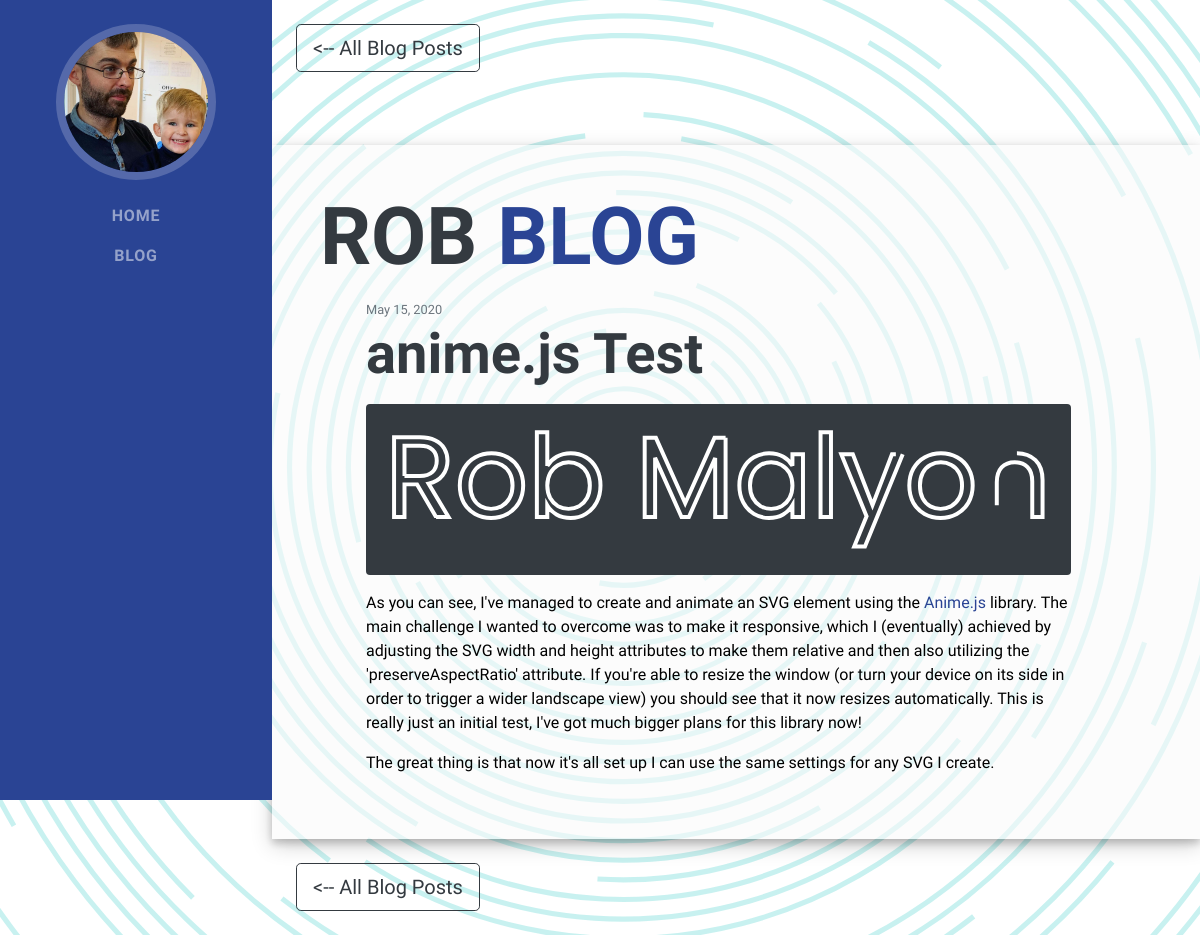
The app's page /post/17/ with its own data.
### blog/models.py (models this page shows, shortened)
class Post(models.Model):
    title = models.CharField(max_length=100)
    summary = models.TextField()
    content = models.TextField()
    date_posted = models.DateTimeField(default=timezone.now)

### blog/views.py (the view)
# urls.py: path('post/<int:pk>/', PostDetailView.as_view(),
class PostDetailView(DetailView):
    model = Post

### blog/templates/blog/post_detail.html (shortened to what this page needs)
{% extends "blog/base.html" %}
{% block content %}
<div><a class="btn btn-lg btn-outline-dark m-4" href="{% url 'blog' %}"><-- All Blog Posts</a></div>
<section class="p-3 p-lg-5 d-flex align-items-top" id="about">
      <div class="w-100">
        <h1 class="mb-3">rob
          <span class="text-primary">Blog</span>
        </h1>
    <div class="container-fluid">
    <article class="media content-section ml-md-3 col-md-11">
        <div class="media-body">
        <div class="article-metadata">
            <small class="text-muted">{{ object.date_posted|date:"F d, Y" }}</small>
        </div>
        <h2 class="article-title">{{ object.title }}</h2>
        <p class="article-content">{{ object.content|safe }}</p>
        </div>
    </article>
    </div>
</section>
<hrclass="invisible">
<div><a class="btn btn-lg btn-outline-dark m-4" href="{% url 'blog' %}"><-- All Blog Posts</a></div>
{% endblock content %}

### blog/static/blog/main.css (style rules this page uses)
body { font-family: "Muli", -apple-system, BlinkMacSystemFont, "Segoe UI", Roboto, "Helvetica Neue", Arial, sans-serif, "Apple Color Emoji", "Segoe UI Emoji", "Segoe UI Symbol", "Noto Color Emoji"; padding-top: 54px; color: #000; background-color: #ffffff; background-attachment: fixed; background-repeat: no-repeat; background-size: cover; }
section { background-color: rgba(250, 250, 250, .6); box-shadow: 0 4px 8px 0 rgba(0, 0, 0, 0.2), 0 6px 20px 0 rgba(0, 0, 0, 0.19); }
@media (min-width: 992px) { body { padding-top: 0; padding-left: 17rem; } }
h1, h2, h3, h4, h5, h6 { font-family: "Saira Extra Condensed", -apple-system, BlinkMacSystemFont, "Segoe UI", Roboto, "Helvetica Neue", Arial, sans-serif, "Apple Color Emoji", "Segoe UI Emoji", "Segoe UI Symbol", "Noto Color Emoji"; font-weight: 700; color: #343a40; }
h1 { text-transform: uppercase; font-size: 5rem; line-height: 5.5rem; }
h2 { font-size: 3.5rem; }
p.article-content { color: black; }
.text-primary { color: #2a4494 !important; }
a { color: #2a4494; }
body { opacity: 1; transition: 1s opacity; }

### records on screen
Post: date_posted "May 15, 2020", title "anime.js Test", content "As you can see, I've managed to create and animate an SVG element using the Anime.js library. The main challenge I wanted to overcome was to make it responsive, which I (eventually) achieved by adjusting the SVG width and height attributes to make them relative and then also utilizing the 'preserveAspectRatio' attribute. If you're able to resize the window (or turn your device on its side in order to trigger a wider landscape view) you should see that it now resizes automatically. This is really just an initial test, I've got much bigger plans for this library now! The great thing is that now it's all set up I can use the same settings for any SVG I create."
